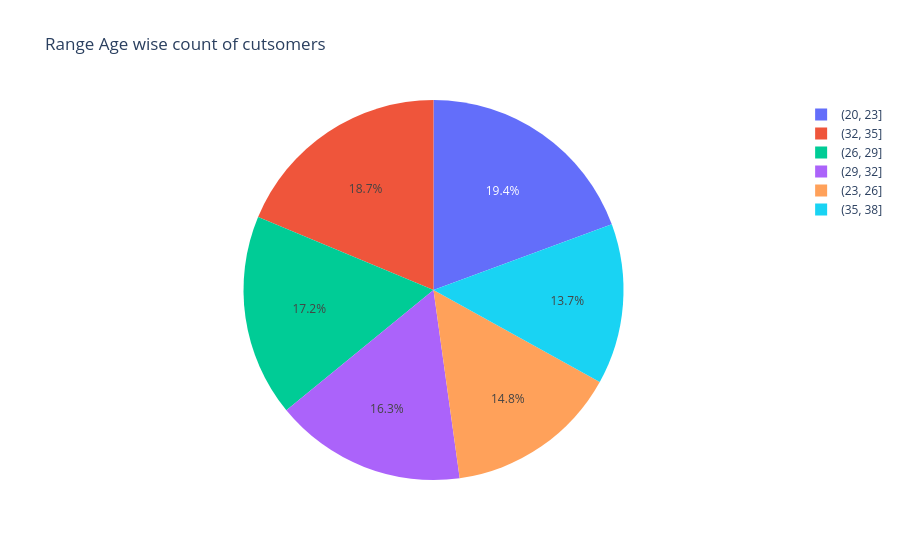

The cell this chart's notebook holds for it:
### Code cell
px.pie(data_frame=q3,names='Age_Range',values='count',title='Range Age wise count of cutsomers')

### Figure 1 — Plotly figure (JSON) as saved in the notebook; plotly's stock layout.template omitted (floating-point values rounded to 4 significant figures)
{"data": [{"domain": {"x": [0, 1], "y": [0, 1]}, "hovertemplate": "Age_Range=%{label}<br>count=%{value}<extra></extra>", "labels": ["(20, 23]", "(32, 35]", "(26, 29]", "(29, 32]", "(23, 26]", "(35, 38]"], "legendgroup": "", "name": "", "showlegend": true, "type": "pie", "values": [88, 85, 78, 74, 67, 62]}], "layout": {"legend": {"tracegroupgap": 0}, "title": {"text": "Range Age wise count of cutsomers"}}}
